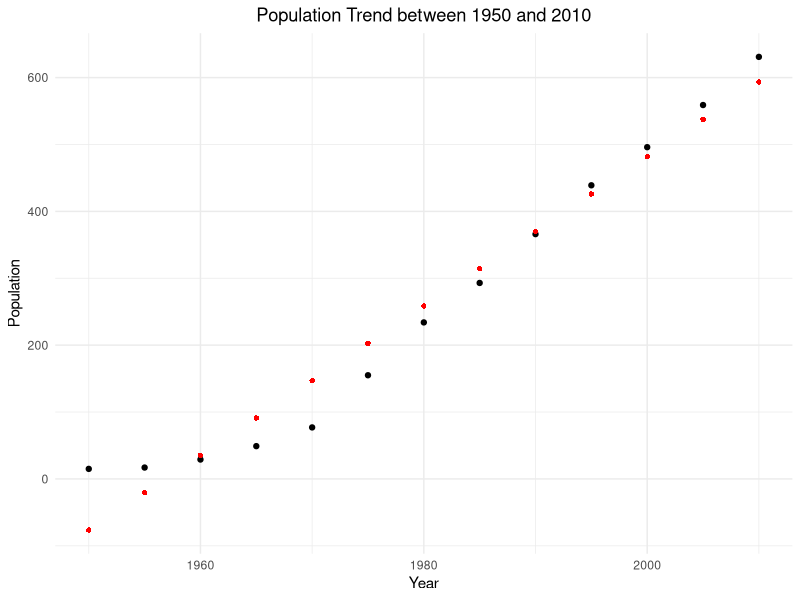
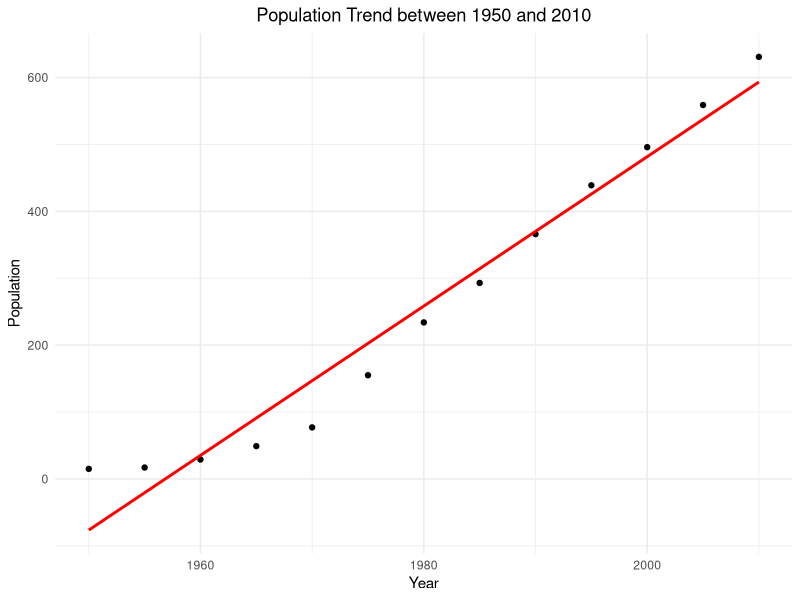

Here is the R script that generated these plots, in order:
library(tidyverse)

setwd("C:/Users/zyang/CPLN501/data")
pop <- read.csv("cpln501_module2_central_africa_pop.csv")

plot1 <-ggplot(pop, aes(x = Year, y = Libreville)) +
  geom_point() +
  theme_minimal() +
  labs(title = "Population Trend between 1950 and 2010",
       x = "Year",
       y = "Population") +
  theme(plot.title = element_text(hjust = 0.5))

lbv <- lm(Libreville ~ Year, data = pop)
summary(lbv)

#Access the actual values
lbv$coefficients[1] #intercept
lbv$coefficients[2] #coef for year
lbv$coefficients[1] + lbv$coefficients[2]*2000

predict(lbv)

plot1+ geom_point(aes(y = predict(lbv)), col = "red", pch = 16)

ggplot(pop, aes(x = Year, y = Libreville)) +
  geom_point() +
  geom_smooth(method = "lm", se = FALSE, color = "red") +
  theme_minimal() +
  labs(title = "Population Trend between 1950 and 2010",
       x = "Year",
       y = "Population") +
  theme(plot.title = element_text(hjust = 0.5))